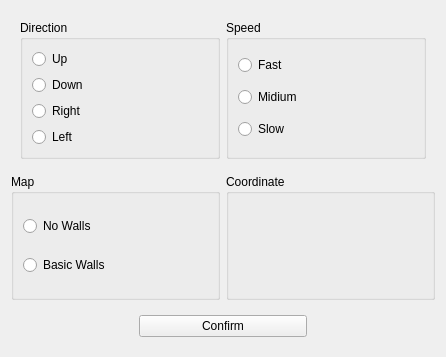
<?xml version="1.0" encoding="UTF-8"?>
<ui version="4.0">
 <class>SetForm</class>
 <widget class="QWidget" name="SetForm">
  <property name="geometry">
   <rect>
    <x>0</x>
    <y>0</y>
    <width>446</width>
    <height>357</height>
   </rect>
  </property>
  <property name="windowTitle">
   <string>Form</string>
  </property>
  <layout class="QVBoxLayout" name="verticalLayout_4">
   <item>
    <widget class="QWidget" name="horizontalWidget" native="true">
     <layout class="QHBoxLayout" name="horizontalLayout">
      <item>
       <widget class="QGroupBox" name="levelBox">
        <property name="title">
         <string>Direction</string>
        </property>
        <layout class="QVBoxLayout" name="verticalLayout">
         <item>
          <widget class="QRadioButton" name="upPushButton">
           <property name="text">
            <string>Up</string>
           </property>
          </widget>
         </item>
         <item>
          <widget class="QRadioButton" name="downPushButton">
           <property name="text">
            <string>Down</string>
           </property>
          </widget>
         </item>
         <item>
          <widget class="QRadioButton" name="rightPushButton">
           <property name="text">
            <string>Right</string>
           </property>
          </widget>
         </item>
         <item>
          <widget class="QRadioButton" name="leftPushButton">
           <property name="text">
            <string>Left</string>
           </property>
          </widget>
         </item>
        </layout>
       </widget>
      </item>
      <item>
       <widget class="QGroupBox" name="speedBox">
        <property name="title">
         <string>Speed</string>
        </property>
        <layout class="QVBoxLayout" name="verticalLayout_2">
         <item>
          <widget class="QRadioButton" name="fastSpeedRadioButton">
           <property name="text">
            <string>Fast</string>
           </property>
          </widget>
         </item>
         <item>
          <widget class="QRadioButton" name="normalSpeedRadioButton">
           <property name="text">
            <string>Midium</string>
           </property>
          </widget>
         </item>
         <item>
          <widget class="QRadioButton" name="slowSpeedRadioButton">
           <property name="text">
            <string>Slow</string>
           </property>
          </widget>
         </item>
        </layout>
       </widget>
      </item>
     </layout>
    </widget>
   </item>
   <item>
    <layout class="QHBoxLayout" name="horizontalLayout_4">
     <item>
      <widget class="QGroupBox" name="mapBox">
       <property name="title">
        <string>Map</string>
       </property>
       <layout class="QVBoxLayout" name="verticalLayout_3">
        <item>
         <widget class="QRadioButton" name="mapNoRidioButton">
          <property name="text">
           <string>No Walls</string>
          </property>
         </widget>
        </item>
        <item>
         <widget class="QRadioButton" name="mapBasicRadioButton">
          <property name="text">
           <string>Basic Walls</string>
          </property>
         </widget>
        </item>
        <item>
         <layout class="QHBoxLayout" name="horizontalLayout_3"/>
        </item>
       </layout>
      </widget>
     </item>
     <item>
      <widget class="QGroupBox" name="coordinateBox">
       <property name="title">
        <string>Coordinate</string>
       </property>
       <widget class="QWidget" name="layoutWidget">
        <property name="geometry">
         <rect>
          <x>10</x>
          <y>40</y>
          <width>156</width>
          <height>76</height>
         </rect>
        </property>
        <layout class="QVBoxLayout" name="verticalLayout_5">
         <item>
          <layout class="QHBoxLayout" name="horizontalLayout_5"/>
         </item>
        </layout>
       </widget>
      </widget>
     </item>
    </layout>
   </item>
   <item>
    <layout class="QHBoxLayout" name="horizontalLayout_2">
     <property name="sizeConstraint">
      <enum>QLayout::SetNoConstraint</enum>
     </property>
     <item>
      <spacer name="horizontalSpacer_2">
       <property name="orientation">
        <enum>Qt::Horizontal</enum>
       </property>
       <property name="sizeType">
        <enum>QSizePolicy::Fixed</enum>
       </property>
       <property name="sizeHint" stdset="0">
        <size>
         <width>128</width>
         <height>40</height>
        </size>
       </property>
      </spacer>
     </item>
     <item>
      <widget class="QPushButton" name="confirmPushButton">
       <property name="cursor">
        <cursorShape>PointingHandCursor</cursorShape>
       </property>
       <property name="styleSheet">
        <string notr="true"/>
       </property>
       <property name="text">
        <string>Confirm</string>
       </property>
      </widget>
     </item>
     <item>
      <spacer name="horizontalSpacer">
       <property name="orientation">
        <enum>Qt::Horizontal</enum>
       </property>
       <property name="sizeType">
        <enum>QSizePolicy::Fixed</enum>
       </property>
       <property name="sizeHint" stdset="0">
        <size>
         <width>128</width>
         <height>40</height>
        </size>
       </property>
      </spacer>
     </item>
    </layout>
   </item>
  </layout>
 </widget>
 <resources/>
 <connections/>
</ui>
